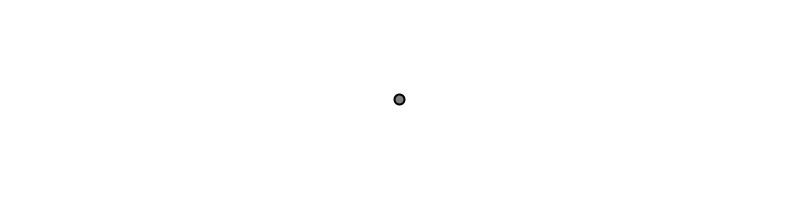
Frame 1 (no input)
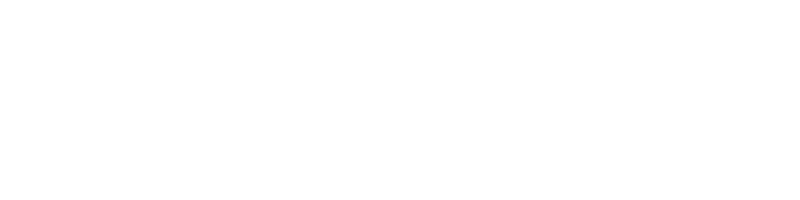
Frame 60 (the mouse pressed at the canvas centre just before this capture)
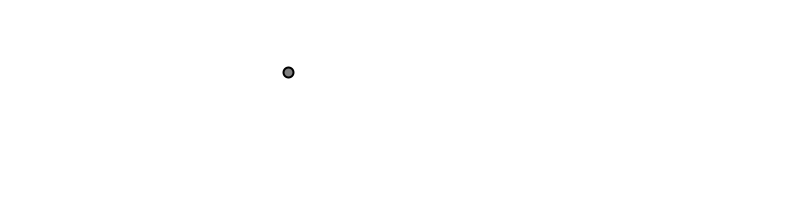
Frame 120 (the mouse held since frame 60 and released just before this capture)

The Processing sketch that drew these frames (run headless with seeded random() and noise(); from frame 60 on, the mouse is pressed at the canvas centre):

// Processing sketch: motionAccelerationToMouse
// ── motionAccelerationToMouse.pde
//mover...

Mover mover;

void setup() {
  size(800,200);
  smooth();
  mover = new Mover(); 
}

void draw() {
  background(255);
  mover.update();
  mover.display(); 
}


// ── Mover.pde
class Mover {
  PVector location;
  PVector velocity;
  PVector acceleration;
  float topspeed;

  Mover() {
    location = new PVector(width/2,height/2);
    velocity = new PVector(0,0);
    topspeed = 10;
  }

  void update() {
    
    PVector mouse = new PVector(mouseX,mouseY);
    PVector acceleration = PVector.sub(mouse,location);
    acceleration.normalize();
    acceleration.mult(.5);
    
    //el ABC de la animacion:
    //primero se labura la aceleracion
    //a la velocidad se le agrega la aceleracion
    //se limita la velocidad de ser necesario
    //a la locacion se la agrega la velocidad
    
    velocity.add(acceleration);
    print(velocity);
    velocity.limit(topspeed);
    location.add(velocity);
  }

  void display() {
    stroke(0);
    strokeWeight(2);
    fill(127);
    ellipse(location.x,location.y,10,10);
  }
}
